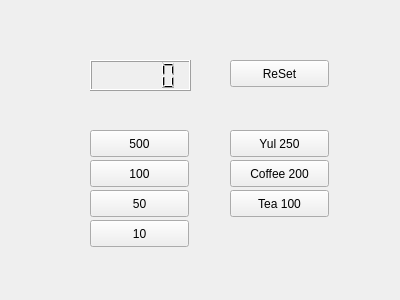
<?xml version="1.0" encoding="UTF-8"?>
<ui version="4.0">
 <class>Widget</class>
 <widget class="QWidget" name="Widget">
  <property name="geometry">
   <rect>
    <x>0</x>
    <y>0</y>
    <width>400</width>
    <height>300</height>
   </rect>
  </property>
  <property name="windowTitle">
   <string>Widget</string>
  </property>
  <widget class="QPushButton" name="pbReset">
   <property name="geometry">
    <rect>
     <x>230</x>
     <y>60</y>
     <width>99</width>
     <height>27</height>
    </rect>
   </property>
   <property name="text">
    <string>ReSet</string>
   </property>
  </widget>
  <widget class="QPushButton" name="pb500">
   <property name="geometry">
    <rect>
     <x>90</x>
     <y>130</y>
     <width>99</width>
     <height>27</height>
    </rect>
   </property>
   <property name="text">
    <string>500</string>
   </property>
  </widget>
  <widget class="QPushButton" name="pb100">
   <property name="geometry">
    <rect>
     <x>90</x>
     <y>160</y>
     <width>99</width>
     <height>27</height>
    </rect>
   </property>
   <property name="text">
    <string>100</string>
   </property>
  </widget>
  <widget class="QPushButton" name="pb50">
   <property name="geometry">
    <rect>
     <x>90</x>
     <y>190</y>
     <width>99</width>
     <height>27</height>
    </rect>
   </property>
   <property name="text">
    <string>50</string>
   </property>
  </widget>
  <widget class="QPushButton" name="pb10">
   <property name="enabled">
    <bool>true</bool>
   </property>
   <property name="geometry">
    <rect>
     <x>90</x>
     <y>220</y>
     <width>99</width>
     <height>27</height>
    </rect>
   </property>
   <property name="text">
    <string>10</string>
   </property>
  </widget>
  <widget class="QPushButton" name="pbCoffee">
   <property name="geometry">
    <rect>
     <x>230</x>
     <y>160</y>
     <width>99</width>
     <height>27</height>
    </rect>
   </property>
   <property name="text">
    <string>Coffee 200</string>
   </property>
  </widget>
  <widget class="QPushButton" name="pbTea">
   <property name="geometry">
    <rect>
     <x>230</x>
     <y>190</y>
     <width>99</width>
     <height>27</height>
    </rect>
   </property>
   <property name="text">
    <string>Tea 100</string>
   </property>
  </widget>
  <widget class="QPushButton" name="pbYul">
   <property name="enabled">
    <bool>true</bool>
   </property>
   <property name="geometry">
    <rect>
     <x>230</x>
     <y>130</y>
     <width>99</width>
     <height>27</height>
    </rect>
   </property>
   <property name="text">
    <string>Yul 250</string>
   </property>
  </widget>
  <widget class="QLCDNumber" name="lcdMoney">
   <property name="geometry">
    <rect>
     <x>90</x>
     <y>60</y>
     <width>101</width>
     <height>31</height>
    </rect>
   </property>
  </widget>
 </widget>
 <layoutdefault spacing="6" margin="11"/>
 <resources/>
 <connections/>
</ui>
